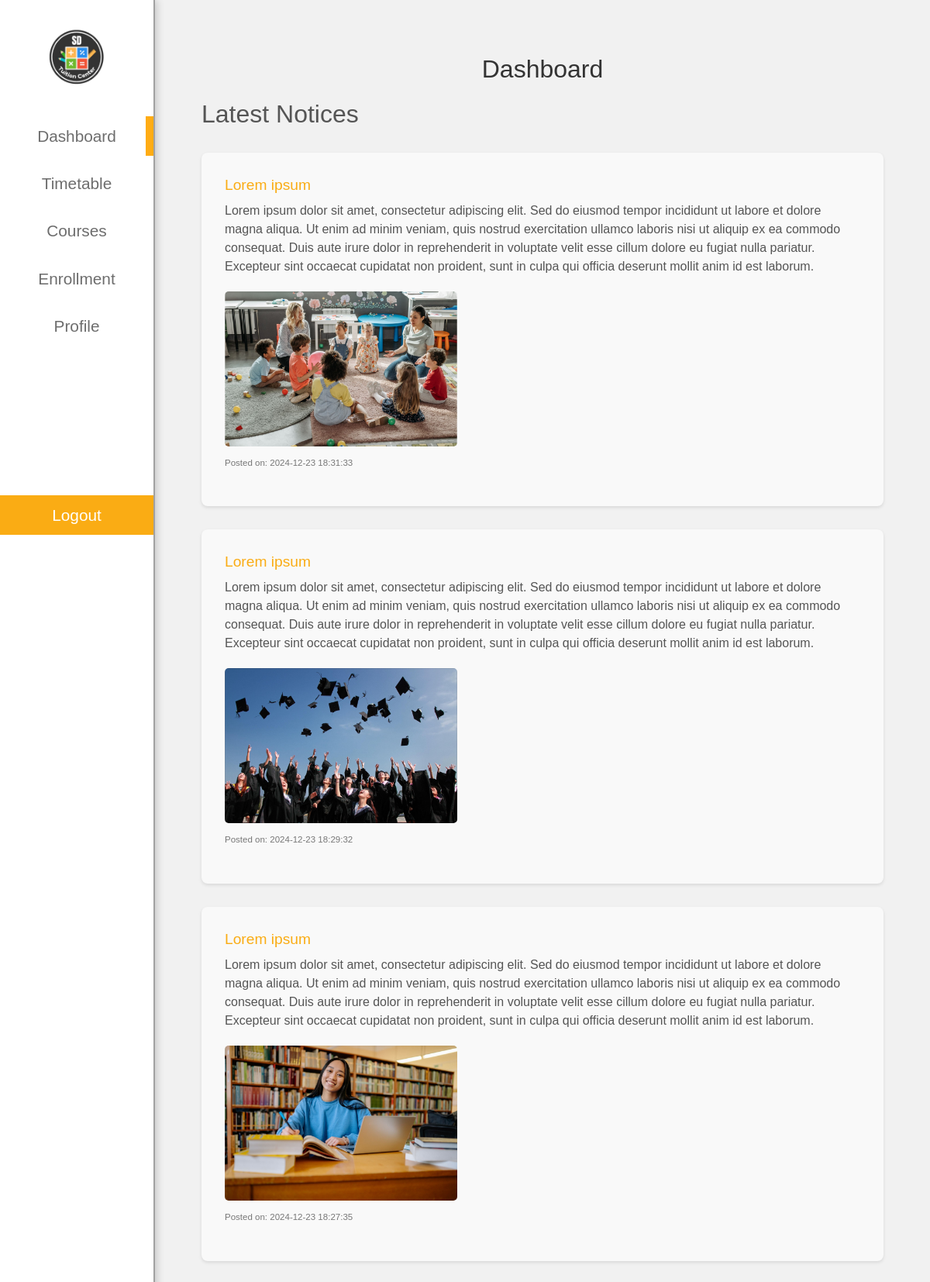
/edu/common/dashboard.php (signed in), run on the app's committed database.
### tables this page shows
CREATE TABLE `notice_board` (
  `id` int(11) NOT NULL,
  `title` varchar(255) NOT NULL,
  `message` text NOT NULL,
  `image` varchar(255) NOT NULL,
  `created_at` datetime DEFAULT current_timestamp(),
  `updated_at` datetime DEFAULT NULL ON UPDATE current_timestamp(),
  `updated_by` int(11) DEFAULT NULL
);

### edu/lib/authlib.php (called while the page is built, shortened)
<?php
function isLoggedIn()
{
    return isset($_SESSION['user_id']);
}
function isTeacher()
{
    return isset($_SESSION['role_id']) && $_SESSION['role_id'] == 2;
}
function isStudent()
{
    return isset($_SESSION['role_id']) && $_SESSION['role_id'] == 3;
}
?>

### edu/common/dashboard.php (the view, shortened to what this page needs)
<?php
require_once '../config/db_config.php';
require_once '../lib/authlib.php';
$sql = "SELECT id, title, message, image, created_at FROM notice_board ORDER BY created_at DESC";
$stmt = $conn->prepare($sql);
$stmt->execute();
$result = $stmt->get_result();
if (isLoggedIn()) {
    include isTeacher() ? '../common/admin_sidebar.php' : '../common/sidebar.php';
} else {
    include '../common/sidebar.php';
}
?>
<body>
<?php
if (isTeacher()) {
    echo '<div class="AdminContents" id="AdminContents">';
    echo '<div class="ContentsCon dashboard-container">';
} elseif (isStudent()) {
    echo '<div class="StudentContents" id="StudentContents">';
    echo '<div class="ContentsCon">';
}
?>
            <h1 class="dashboard-title">Dashboard</h1>
            <h2 class="section-title">Latest Notices</h2>
            <?php if ($result->num_rows > 0): ?>
                <div class="notices-container">
                    <ul class="notices-list">
                        <?php while ($row = $result->fetch_assoc()): ?>
                            <li class="notice-card">
                                <h3 class="notice-title"><?php echo htmlspecialchars($row['title']); ?></h3>
                                <p class="notice-message"><?php echo htmlspecialchars($row['message']); ?></p>
                                <?php
                                if (!empty($row['image'])) {
                                    $imagePath = '../images/' . $row['image'];
                                    echo '<img class="notice-image" src="' . htmlspecialchars($imagePath) . '" alt="Notice Image" onclick="showFullScreen(this)">';
                                } else {
                                    echo '<p class="no-image">No image available</p>';
                                }
                                ?>
                                <p class="notice-date"><small>Posted on: <?php echo htmlspecialchars($row['created_at']); ?></small></p>
                            </li>
                        <?php endwhile; ?>
                    </ul>
                </div>
            <?php else: ?>
                <p class="no-notices">No notices available at the moment.</p>
            <?php endif; ?>
        </div>
    </div>
</body>
</html>

### edu/css/StudentHeader.css (style rules this page uses)
* { margin: 0; padding: 0; box-sizing: border-box; font-family: Helvetica, sans-serif; }
body { display: flex; height: 100vh; background: #f1f1f1; }
.StudentContents { margin-left: 25vh; margin-top: 0px; padding: 10px 50px; flex: 1; transition: margin-left 0.5s ease; }
.ContentsCon { margin-top: 50px; width: 100%; height: auto; padding: 10px; }
.ContentsCon h2 { margin-bottom: 20px; font-size: 2em; }

### edu/css/styles.css (style rules this page uses)
.dashboard-title { font-size: 2em; text-align: center; margin-bottom: 20px; color: #333; }
.section-title { font-size: 1.5em; margin-bottom: 15px; color: #555; }
.notices-container { margin: 30px 0 ; }
.notices-list { list-style: none; padding-bottom: 3px; }
.notice-card { background-color: #f9f9f9; margin: 30px 0; padding: 30px; border-radius: 8px; box-shadow: 0 2px 4px rgba(0, 0, 0, 0.1); }
.notice-card img { cursor: pointer; }
.notice-title { font-size: 1.2em; color: #FAAC14; margin-bottom: 5px; }
.notice-message { margin: 10px 0; color: #555; }
.notice-image { max-width: 300px; border-radius: 5px; margin-top: 10px; }
.notice-date { font-size: 0.9em; color: #777; margin-top: 10px; }

### data on the page
notice_board: title "Lorem ipsum", message "Lorem ipsum dolor sit amet, consectetur adipiscing elit. Sed do eiusmod tempor incididunt ut labore et dolore magna aliqua. Ut enim ad minim veniam, quis nostrud exercitation ullamco laboris nisi ut aliquip ex ea commodo consequat. Duis aute irure dolor in reprehenderit in voluptate velit esse cillum dolore eu fugiat nulla pariatur. Excepteur sint occaecat cupidatat non proident, sunt in culpa qui officia deserunt mollit anim id est laborum.", image (picture), created_at "2024-12-23 18:31:33"
notice_board: title "Lorem ipsum", message "Lorem ipsum dolor sit amet, consectetur adipiscing elit. Sed do eiusmod tempor incididunt ut labore et dolore magna aliqua. Ut enim ad minim veniam, quis nostrud exercitation ullamco laboris nisi ut aliquip ex ea commodo consequat. Duis aute irure dolor in reprehenderit in voluptate velit esse cillum dolore eu fugiat nulla pariatur. Excepteur sint occaecat cupidatat non proident, sunt in culpa qui officia deserunt mollit anim id est laborum.", image (picture), created_at "2024-12-23 18:29:32"
notice_board: title "Lorem ipsum", message "Lorem ipsum dolor sit amet, consectetur adipiscing elit. Sed do eiusmod tempor incididunt ut labore et dolore magna aliqua. Ut enim ad minim veniam, quis nostrud exercitation ullamco laboris nisi ut aliquip ex ea commodo consequat. Duis aute irure dolor in reprehenderit in voluptate velit esse cillum dolore eu fugiat nulla pariatur. Excepteur sint occaecat cupidatat non proident, sunt in culpa qui officia deserunt mollit anim id est laborum.", image (picture), created_at "2024-12-23 18:27:35"
